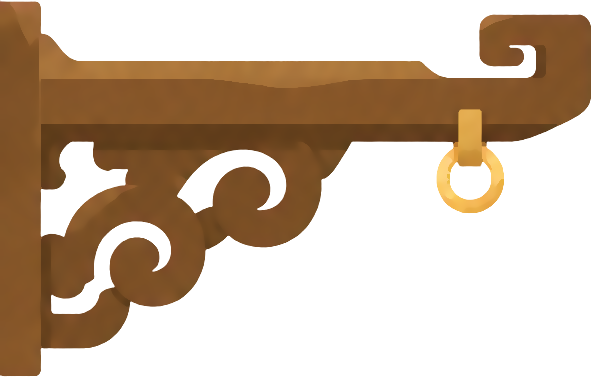
#> input picture tools/art/masters/clean-cloud-bracket.png, 591 x 377 px, given in place of rm-rest-a-happy.png, which was not available
$ python lesson_check.py masters/clean-cloud-bracket.png
#> lines starting #> are read from the running program, lines starting #| are printed output that depends on the picture; after the words box and inside, x2 and y2 are one past the last pixel; in counts of white or black regions, pixels touching at a corner belong together
### tools/art/lesson_compare.py
"""Claude's cut of a part against the owner's, as a lesson check: the two outlines over the drawing (Claude red, owner blue) and how
much of the shape differs, all of it and the part that shows against the backdrop.

From tools/art: ../sfx/.venv/Scripts/python -I lesson_compare.py <claude svg> <owner svg> <out png> [x0 y0 x1 y1]
(a bare name is looked for in lessons/owner/, then in Studio's art/cut-lesson/)
"""
import os
import re
import sys
import numpy as np
from PIL import Image, ImageDraw

STUDIO = "C:/Users/domch/Documents/Projects/bubu-studio/projects/bubu/art/cut-lesson/"
S = 1254


# [28 lines left out: functions find, outline, mask, not called in this run]


MODEL = np.asarray(Image.open("out/raw/rm-rest-a-happy.png").convert("RGB").resize((S, S))).astype(int)
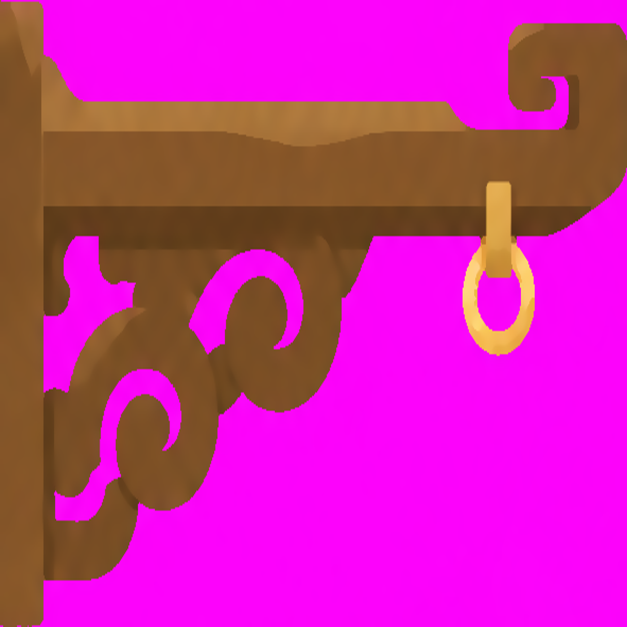
#> MODEL: shape (1254, 1254, 3) int64 (shown at 1/2 size); mean R, G, B 199.1, 39.8, 158.6
BACKDROP = np.abs(MODEL - [255, 0, 255]).sum(-1) < 80
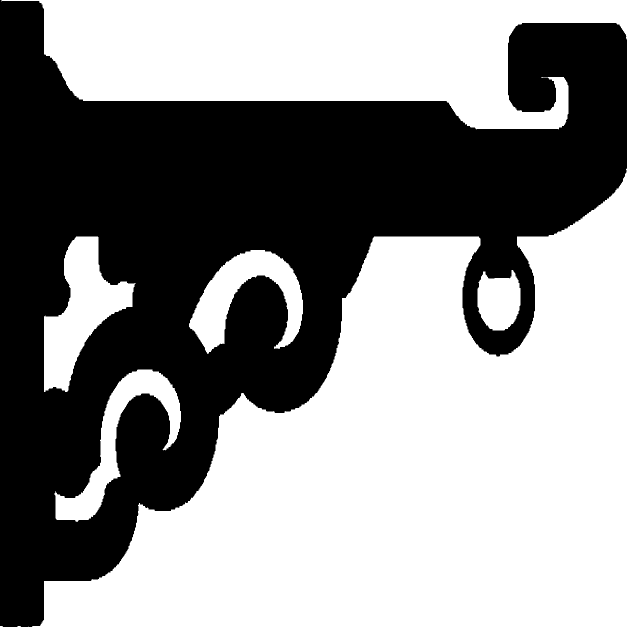
#> BACKDROP: shape (1254, 1254) bool (shown at 1/2 size); 55.7% white; 1 black region, box (x1, y1, x2, y2) and area: (0, 0, 1254, 1254) 696176


# [19 lines left out: function compare, not called in this run]


# [6 lines that do not run on import are left out]

### tools/art/lesson_check.py
"""Every lesson re-scored, so a new rule never undoes an old one: cuts all Claude's parts again (lesson_fit.py), then compares each
with the owner's version in lessons/catalogue.json and with the best it has scored before (lessons/scores.json). A part that got worse
is flagged. Pictures of each pair go to out/lessons/check-<id>.png.

From tools/art: ../sfx/.venv/Scripts/python -I lesson_check.py [--save]   (--save keeps today's scores as the new best)
"""
import json
import os
import subprocess
import sys

sys.path.insert(0, os.path.dirname(os.path.abspath(__file__)))   # (run with -I, which leaves this folder off the path)
from lesson_compare import compare  # noqa: E402

#> (the run stopped early here; a loop or call above may not have finished)

$ run again, on tools/art/masters/clean-iron-scroll.png
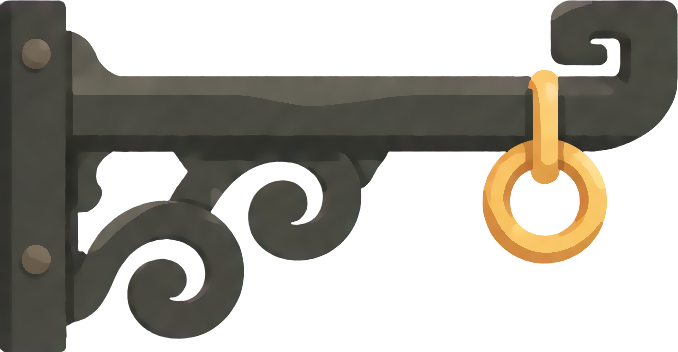
#> input picture tools/art/masters/clean-iron-scroll.png, 678 x 352 px, given in place of rm-rest-a-happy.png, which was not available
#> `MODEL = np.asarray(Image.open("out/raw/rm-rest-a-happy.png").convert("..`:
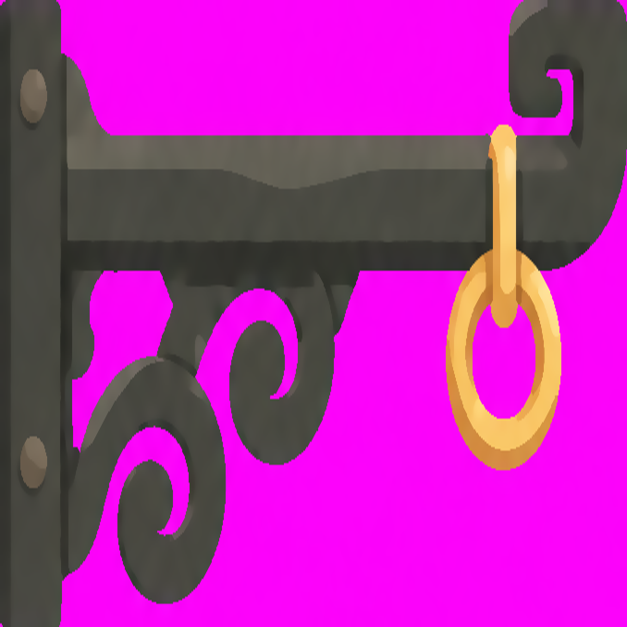
#> MODEL: shape (1254, 1254, 3) int64 (shown at 1/2 size); mean R, G, B 170.7, 41.8, 159.7
#> `BACKDROP = np.abs(MODEL - [255, 0, 255]).sum(-1) < 80`:
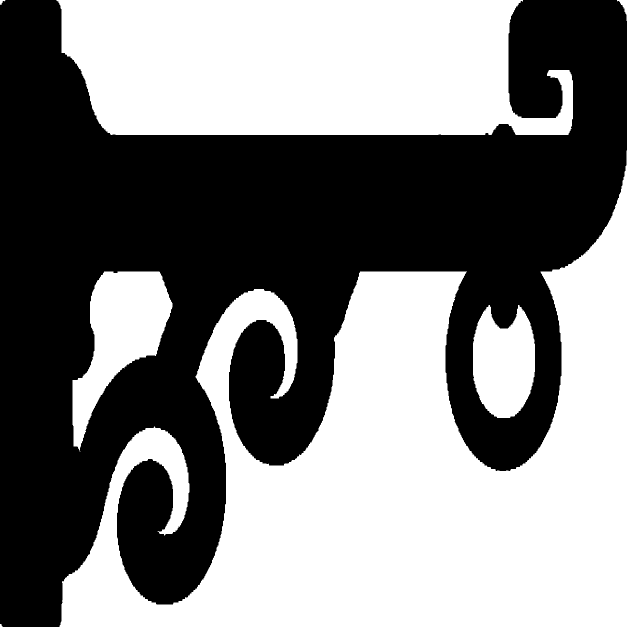
#> BACKDROP: shape (1254, 1254) bool (shown at 1/2 size); 50.4% white; 1 black region, box (x1, y1, x2, y2) and area: (0, 0, 1254, 1254) 780656
